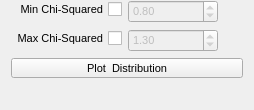
              <widget class="QWidget" name="pageChiSquaredDistribution">
               <property name="geometry">
                <rect>
                 <x>0</x>
                 <y>0</y>
                 <width>254</width>
                 <height>110</height>
                </rect>
               </property>
               <attribute name="icon">
                <iconset resource="../icons.qrc">
                 <normaloff>:/icons/icons/not-used.png</normaloff>:/icons/icons/not-used.png</iconset>
               </attribute>
               <attribute name="label">
                <string>Chi-Squared Distribution</string>
               </attribute>
               <layout class="QVBoxLayout" name="verticalLayout_38">
                <property name="topMargin">
                 <number>0</number>
                </property>
                <item>
                 <layout class="QFormLayout" name="formLayout_6">
                  <property name="labelAlignment">
                   <set>Qt::AlignRight|Qt::AlignTrailing|Qt::AlignVCenter</set>
                  </property>
                  <item row="0" column="0">
                   <widget class="QCheckBox" name="chbFiltMinChiSquared">
                    <property name="font">
                     <font>
                      <pointsize>8</pointsize>
                      <weight>50</weight>
                      <bold>false</bold>
                     </font>
                    </property>
                    <property name="layoutDirection">
                     <enum>Qt::RightToLeft</enum>
                    </property>
                    <property name="text">
                     <string>Min Chi-Squared</string>
                    </property>
                   </widget>
                  </item>
                  <item row="0" column="1">
                   <widget class="QDoubleSpinBox" name="dsbFiltMinChiSquared">
                    <property name="enabled">
                     <bool>false</bool>
                    </property>
                    <property name="sizePolicy">
                     <sizepolicy hsizetype="Minimum" vsizetype="Fixed">
                      <horstretch>0</horstretch>
                      <verstretch>0</verstretch>
                     </sizepolicy>
                    </property>
                    <property name="minimumSize">
                     <size>
                      <width>90</width>
                      <height>0</height>
                     </size>
                    </property>
                    <property name="maximumSize">
                     <size>
                      <width>90</width>
                      <height>16777215</height>
                     </size>
                    </property>
                    <property name="font">
                     <font>
                      <pointsize>8</pointsize>
                      <weight>50</weight>
                      <bold>false</bold>
                     </font>
                    </property>
                    <property name="suffix">
                     <string/>
                    </property>
                    <property name="minimum">
                     <double>0.000000000000000</double>
                    </property>
                    <property name="maximum">
                     <double>100.000000000000000</double>
                    </property>
                    <property name="value">
                     <double>0.800000000000000</double>
                    </property>
                   </widget>
                  </item>
                  <item row="1" column="0">
                   <widget class="QCheckBox" name="chbFiltMaxChiSquared">
                    <property name="font">
                     <font>
                      <pointsize>8</pointsize>
                      <weight>50</weight>
                      <bold>false</bold>
                     </font>
                    </property>
                    <property name="layoutDirection">
                     <enum>Qt::RightToLeft</enum>
                    </property>
                    <property name="text">
                     <string>Max Chi-Squared</string>
                    </property>
                   </widget>
                  </item>
                  <item row="1" column="1">
                   <widget class="QDoubleSpinBox" name="dsbFiltMaxChiSquared">
                    <property name="enabled">
                     <bool>false</bool>
                    </property>
                    <property name="sizePolicy">
                     <sizepolicy hsizetype="Minimum" vsizetype="Fixed">
                      <horstretch>0</horstretch>
                      <verstretch>0</verstretch>
                     </sizepolicy>
                    </property>
                    <property name="minimumSize">
                     <size>
                      <width>90</width>
                      <height>0</height>
                     </size>
                    </property>
                    <property name="maximumSize">
                     <size>
                      <width>90</width>
                      <height>16777215</height>
                     </size>
                    </property>
                    <property name="font">
                     <font>
                      <pointsize>8</pointsize>
                      <weight>50</weight>
                      <bold>false</bold>
                     </font>
                    </property>
                    <property name="suffix">
                     <string/>
                    </property>
                    <property name="minimum">
                     <double>0.000000000000000</double>
                    </property>
                    <property name="maximum">
                     <double>100.000000000000000</double>
                    </property>
                    <property name="value">
                     <double>1.300000000000000</double>
                    </property>
                   </widget>
                  </item>
                 </layout>
                </item>
                <item>
                 <layout class="QHBoxLayout" name="horizontalLayout_17">
                  <item>
                   <spacer name="horizontalSpacer_33">
                    <property name="orientation">
                     <enum>Qt::Horizontal</enum>
                    </property>
                    <property name="sizeType">
                     <enum>QSizePolicy::Preferred</enum>
                    </property>
                    <property name="sizeHint" stdset="0">
                     <size>
                      <width>0</width>
                      <height>20</height>
                     </size>
                    </property>
                   </spacer>
                  </item>
                  <item>
                   <widget class="QPushButton" name="btnFiltChiSquaredDistribution">
                    <property name="sizePolicy">
                     <sizepolicy hsizetype="Preferred" vsizetype="Minimum">
                      <horstretch>0</horstretch>
                      <verstretch>0</verstretch>
                     </sizepolicy>
                    </property>
                    <property name="minimumSize">
                     <size>
                      <width>80</width>
                      <height>20</height>
                     </size>
                    </property>
                    <property name="maximumSize">
                     <size>
                      <width>16777215</width>
                      <height>20</height>
                     </size>
                    </property>
                    <property name="font">
                     <font>
                      <pointsize>8</pointsize>
                      <weight>50</weight>
                      <bold>false</bold>
                     </font>
                    </property>
                    <property name="focusPolicy">
                     <enum>Qt::NoFocus</enum>
                    </property>
                    <property name="text">
                     <string>Plot  Distribution</string>
                    </property>
                    <property name="iconSize">
                     <size>
                      <width>25</width>
                      <height>25</height>
                     </size>
                    </property>
                   </widget>
                  </item>
                  <item>
                   <spacer name="horizontalSpacer_37">
                    <property name="orientation">
                     <enum>Qt::Horizontal</enum>
                    </property>
                    <property name="sizeType">
                     <enum>QSizePolicy::Preferred</enum>
                    </property>
                    <property name="sizeHint" stdset="0">
                     <size>
                      <width>0</width>
                      <height>20</height>
                     </size>
                    </property>
                   </spacer>
                  </item>
                 </layout>
                </item>
                <item>
                 <spacer name="verticalSpacer_17">
                  <property name="orientation">
                   <enum>Qt::Vertical</enum>
                  </property>
                  <property name="sizeHint" stdset="0">
                   <size>
                    <width>20</width>
                    <height>40</height>
                   </size>
                  </property>
                 </spacer>
                </item>
               </layout>
              </widget>
